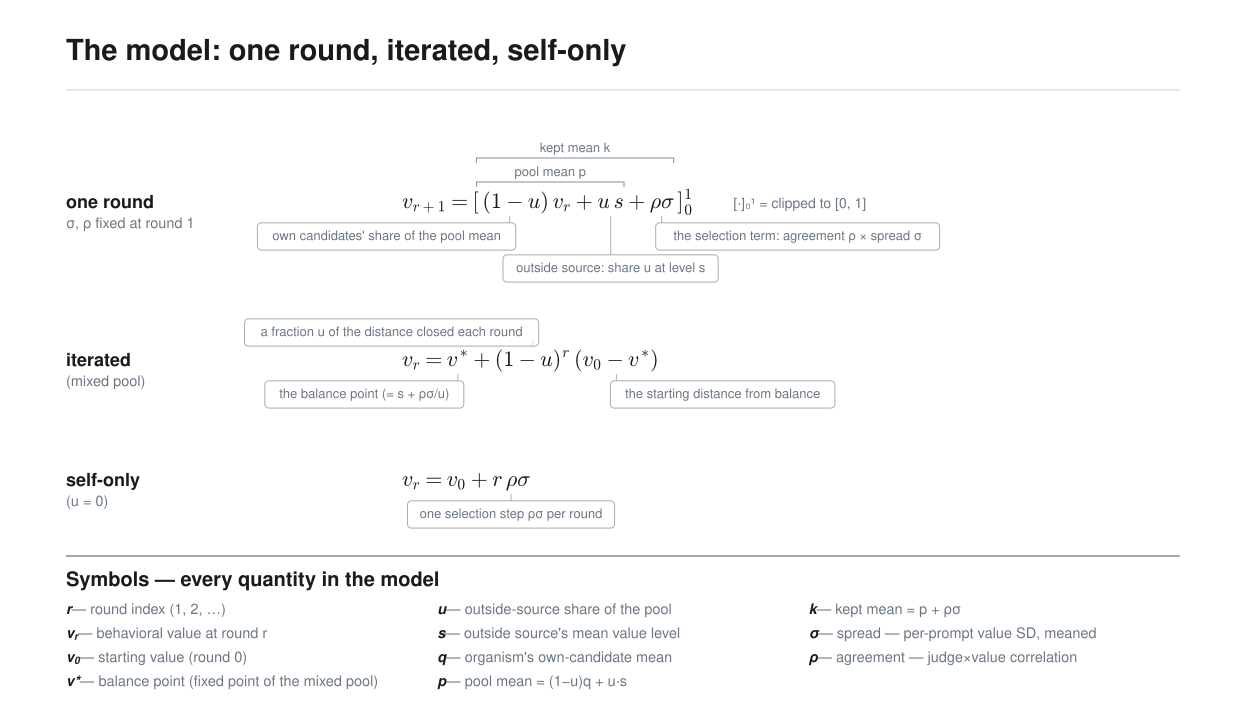

The script that saved this image:
#!/usr/bin/env python3
"""The round-by-round model built from the per-round measurements: the one-round value
recurrence and its two unclipped closed forms (mixed pool, and self-only), typeset
as a clean definitions panel — every part of every equation explained AT the
equation, so the reader never leaves a formula to hunt through prose.

This figure is the MODEL part only. The measurements it consumes (spread σ,
agreement ρ, selector gap g) are defined in docs/figures/auto/state-variables/;
the stochastic staged-noise rollout is in docs/figures/auto/staged-noise-forecast/.

The display equations are typeset with matplotlib's mathtext (Computer Modern,
fontset "cm") and embedded as inline vector glyph paths, so they read as proper
math while the figure stays a single self-contained SVG with no external font or
URL references. Each term of each equation carries a tick down to a gray boxed
label naming what that term is.

No data file is read — this is a definitions figure. The recurrence matches the
writeup ("The state the law updates" section): each round the pool mean is
p = (1−u)q + u·s, the kept mean is k = p + ρσ, and next v = k; the two closed
forms are its unclipped algebraic solution.

Style reference: docs/figures/src/make_figures.py (Owain Evans-lab house style).
Palette constants, esc(), and wrap() are copied here verbatim so this generator is
self-contained (stdlib only + matplotlib for the mathtext glyphs). Run from this
directory:  uv run --with matplotlib python3 model-recurrence.py
"""
import os
import io
import re

import matplotlib
matplotlib.use("Agg")
matplotlib.rcParams["mathtext.fontset"] = "cm"   # Computer Modern: reads as proper math
matplotlib.rcParams["svg.fonttype"] = "path"     # glyphs as vector paths (no font dependency)
import matplotlib.pyplot as plt
from matplotlib.textpath import TextPath
from matplotlib.font_manager import FontProperties

HERE = os.path.dirname(os.path.abspath(__file__))

# accurate on-page width of a plain SVG <text> string, so annotation boxes hug their
# text with symmetric padding instead of trusting a flat per-character guess. Measured
# from a real glyph path; the 0.95 factor maps matplotlib's DejaVu Sans metrics down to
# the Helvetica/Arial the SVG actually renders in (DejaVu runs a few percent wider).
_LABEL_FONT = FontProperties(family="DejaVu Sans")


def text_width_px(s, size):
    if not s:
        return 0.0
    return 0.95 * TextPath((0, 0), s, size=size, prop=_LABEL_FONT).get_extents().width

# --- palette copied verbatim from make_figures.py -----------------------------
INK = "#1a1a1a"
BLUE = "#2867b5"       # self-judge series
GREEN = "#3a7d44"      # frozen-judge series / value-move
RED = "#b5342c"        # reversal / warning emphasis
GRAY = "#6b7684"       # recessive only (guides, muted text)
KEY_FILL = "#eef5ee"

FONT = "Helvetica, Arial, sans-serif"


def esc(s):
    return s.replace("&", "&amp;").replace("<", "&lt;").replace(">", "&gt;")


def wrap(text, width):
    words, lines, cur = text.split(), [], ""
    for w in words:
        if len(cur) + len(w) + 1 > width and cur:
            lines.append(cur)
            cur = w
        else:
            cur = f"{cur} {w}".strip()
    if cur:
        lines.append(cur)
    return lines


# --- real math typesetting via matplotlib mathtext ---------------------------
# Each display equation is rendered by matplotlib's mathtext to an in-memory SVG,
# then its glyph-path group is lifted out and inlined here. matplotlib emits the
# glyphs as <path>s referenced by <use> elements; those references are same-document
# (never external), and every id is namespaced per equation so multiple equations
# coexist in one file. No external LaTeX binary is used (mathtext only), so the
# figure stays stdlib-plus-matplotlib self-contained.
_EQ_COUNTER = [0]


def embed_math(mathstr, x, y_baseline, fontsize=22, scale=1.0, color=INK):
    """Typeset one equation and return (svg_group, advance_width_px). The group
    lands its baseline-left origin at (x, y_baseline) in this figure's pixel
    coordinates; advance_width_px is the on-page width of the typeset content, so
    pieces can be placed side by side and each term's x-extent is known. Passing the
    same fontsize and scale to every call keeps the on-page glyph size identical."""
    _EQ_COUNTER[0] += 1
    prefix = f"m{_EQ_COUNTER[0]}_"
    fig = plt.figure()
    fig.text(0, 0, mathstr, fontsize=fontsize)
    buf = io.StringIO()
    fig.savefig(buf, format="svg", transparent=True, bbox_inches="tight",
                pad_inches=0.01)
    plt.close(fig)
    doc = buf.getvalue()
    # the whole equation is one glyph group: <g transform="translate(tx ty) scale(..)">
    m = re.search(r'<g transform="translate\(([\d.]+) ([\d.eE+-]+)\) scale\([^)]*\)">',
                  doc)
    if not m:
        raise RuntimeError("could not locate mathtext glyph group in matplotlib SVG")
    tx, ty = float(m.group(1)), float(m.group(2))
    # tight-bbox width in points; content spans (tx .. width_pt - pad), pad = tx
    mw = re.search(r'<svg[^>]*?width="([\d.]+)pt"', doc)
    width_pt = float(mw.group(1))
    advance = scale * (width_pt - 2 * tx)
    start = m.start()
    end = doc.index("</g>", start) + len("</g>")   # no nested <g> inside the group
    frag = doc[start:end]
    # namespace every glyph id and its <use> reference so equations never collide
    frag = re.sub(r'id="([^"]+)"', rf'id="{prefix}\1"', frag)
    frag = re.sub(r'(xlink:href|href)="#([^"]+)"', rf'\1="#{prefix}\2"', frag)
    dx = x - scale * tx
    dy = y_baseline - scale * ty
    svg = (f'<g transform="translate({dx:.3f} {dy:.3f}) scale({scale})" '
           f'fill="{color}">{frag}</g>')
    return svg, advance


def measure(mathstr, fontsize=22, scale=1.0):
    """On-page advance width of a typeset equation (the glyphs are discarded)."""
    return embed_math(mathstr, 0, 0, fontsize=fontsize, scale=scale)[1]


def T(x, y, s, size, color=INK, italic=False, weight="normal", anchor="start"):
    st = ' font-style="italic"' if italic else ''
    return (f'<text x="{x:.1f}" y="{y:.1f}" font-size="{size:.2f}" fill="{color}" '
            f'font-weight="{weight}"{st} text-anchor="{anchor}" '
            f'font-family="{FONT}">{esc(s)}</text>')


# --- annotation helpers -------------------------------------------------------
def tick(cx, y_from, y_to, color=GRAY, width=1.0, opacity=0.6):
    return (f'<line x1="{cx:.1f}" y1="{y_from:.1f}" x2="{cx:.1f}" y2="{y_to:.1f}" '
            f'stroke="{color}" stroke-width="{width}" opacity="{opacity}"/>')


def term_label(cx, y_base, row_y, label, anchor="middle", size=13, color=GRAY):
    """A thin leader line from just below the equation term down to a BOXED gray
    label. The line terminates exactly on the box's top edge (touching it, not
    floating) so it is unambiguous which text connects to which term. The box is a
    light rounded rectangle, thin stroke in the same muted gray as the leader, with
    ~6px of padding on EVERY side. The box is sized from the text's real rendered
    width and the text is centered inside it, so the padding is symmetric (no empty
    gap on one side). The leader still attaches at cx; the anchor only decides which
    way the box extends from cx so stacked labels don't collide."""
    pad = 6.0
    w = text_width_px(label, size)
    if anchor == "end":
        box_r = cx + pad
        box_l = cx - w - pad
    elif anchor == "start":
        box_l = cx - pad
        box_r = cx + w + pad
    else:  # middle
        box_l, box_r = cx - w / 2.0 - pad, cx + w / 2.0 + pad
    box_top = row_y - size * 0.86 - pad
    box_bot = row_y + size * 0.32 + pad
    text_cx = (box_l + box_r) / 2.0
    if row_y < y_base:                  # label ABOVE the equation
        leader = tick(cx, y_base - 26, box_bot, opacity=0.55)
    else:                               # label below (the default)
        leader = tick(cx, y_base + 8, box_top, opacity=0.55)
    return [
        leader,
        f'<rect x="{box_l:.1f}" y="{box_top:.1f}" width="{box_r-box_l:.1f}" '
        f'height="{box_bot-box_top:.1f}" rx="4" ry="4" fill="#ffffff" '
        f'fill-opacity="0.92" stroke="{GRAY}" stroke-width="1" opacity="0.6"/>',
        T(text_cx, row_y, label, size, color, anchor="middle"),
    ]


def obrace(xl, xr, y_line, label):
    """A drawn bracket above a span of terms (end ticks point down toward the
    equation), with a gray label centered above it — the number-line structural
    reading of the recurrence."""
    s = [f'<path d="M {xl:.1f} {y_line+5:.1f} L {xl:.1f} {y_line:.1f} '
         f'L {xr:.1f} {y_line:.1f} L {xr:.1f} {y_line+5:.1f}" fill="none" '
         f'stroke="{GRAY}" stroke-width="1.1" opacity="0.75"/>']
    s.append(T((xl + xr) / 2, y_line - 6, label, 13, GRAY, anchor="middle"))
    return s


# --- geometry -----------------------------------------------------------------
W = 1240
NAME_X = 66          # left column: bold name
FX = 402             # formula column start
EQ_FS = 22.0         # mathtext point size (x-height matches the surrounding prose)

body = []

# ---- headline ----
body.append(f'<text x="{NAME_X}" y="60" font-size="29" font-weight="bold" '
            f'fill="{INK}" font-family="{FONT}">The model: one round, '
            f'iterated, self-only</text>')


# ---- intro / recurrence line (small, gray). Flowing <tspan>s kern naturally. ----
def var(t):
    return f'<tspan font-style="italic">{esc(t)}</tspan>'



body.append(f'<line x1="{NAME_X}" y1="90" x2="{W-60}" y2="90" '
            f'stroke="{GRAY}" stroke-width="1" opacity="0.35"/>')


def model_label(baseline, bold, note):
    s = [f'<text x="{NAME_X}" y="{baseline:.1f}" font-size="18" '
         f'font-weight="bold" fill="{INK}" font-family="{FONT}">'
         f'{esc(bold)}</text>']
    if note:
        s.append(f'<text x="{NAME_X}" y="{baseline+20:.1f}" font-size="14.5" '
                 f'fill="{GRAY}" font-family="{FONT}">{esc(note)}</text>')
    return s


def prose(x, top_y, lines, size=15, color=GRAY, dy=20):
    out = []
    for i, ln in enumerate(lines):
        out.append(f'<text x="{x}" y="{top_y+i*dy:.1f}" font-size="{size}" '
                   f'fill="{color}" font-family="{FONT}">{esc(ln)}</text>')
    return out


# ---- one round -----------------------------------------------------------
# displayed with the real clamp bracket [ ... ]_0^1 ; per-term positions found by
# measuring balanced prefixes (\right. is a zero-width null delimiter).
e1 = 208
body += model_label(e1, "one round", "σ, ρ fixed at round 1")
FULL1 = r"$v_{r+1} = \left[\,(1-u)\,v_r + u\,s + \rho\sigma\,\right]_0^1$"
eq1, w_eq1 = embed_math(FULL1, FX, e1, EQ_FS)


def R1(inner):
    return measure(r"$v_{r+1} = \left[\," + inner + r"\right.$", EQ_FS)


R1_pre = R1("")
R1_1 = R1(r"(1-u)\,v_r")
R1_2 = R1(r"(1-u)\,v_r + u\,s")
R1_3 = R1(r"(1-u)\,v_r + u\,s + \rho\sigma")
iso1_1 = measure(r"$(1-u)\,v_r$", EQ_FS)
iso1_1a = measure(r"$(1-u)$", EQ_FS)          # just the parenthesized factor
iso1_2 = measure(r"$u\,s$", EQ_FS)
iso1_3 = measure(r"$\rho\sigma$", EQ_FS)
# point the "own candidates' share" leader at the CENTER of (1 − u), not the middle of
# the whole (1−u)·v_r term (which sits near the u and reads as if it points at u).
c1_1 = FX + R1_pre + iso1_1a / 2
c1_2 = FX + R1_2 - iso1_2 / 2
c1_3 = FX + R1_3 - iso1_3 / 2
# structural reading (the number-line story) drawn ABOVE the equation
body += obrace(FX + R1_pre, FX + R1_2, e1 - 26, "pool mean p")
body += obrace(FX + R1_pre, FX + R1_3, e1 - 50, "kept mean k")
body.append(eq1)
# per-term labels BELOW, each on its own row and anchored to END at its term so a
# deeper term's (longer) tick to the right never crosses a shallower label's text.
body += term_label(c1_1, e1, e1 + 32, "own candidates' share of the pool mean",
                   anchor="end")
body += term_label(c1_2, e1, e1 + 64, "outside source: share u at level s",
                   anchor="middle")
body += term_label(c1_3, e1, e1 + 32, "the selection term: agreement ρ × spread σ",
                   anchor="start")
# clip note as a plain small gray note to the RIGHT of the equation (no leader/box),
# like the staged-noise block's right-side ε-distribution notes
body.append(T(FX + w_eq1 + 40, e1, "[·]₀¹ = clipped to [0, 1]", 14, GRAY))

# ---- iterated (mixed pool) ----------------------------------------------
e2 = e1 + 158
body += model_label(e2, "iterated", "(mixed pool)")
FULL2 = r"$v_r = v^{*} + (1-u)^{r}\,(v_0 - v^{*})$"
eq2, _ = embed_math(FULL2, FX, e2, EQ_FS)
R2_1 = measure(r"$v_r = v^{*}$", EQ_FS)
R2_2 = measure(r"$v_r = v^{*} + (1-u)^{r}$", EQ_FS)
R2_3 = measure(FULL2, EQ_FS)
iso2_1 = measure(r"$v^{*}$", EQ_FS)
iso2_2 = measure(r"$(1-u)^{r}$", EQ_FS)
iso2_3 = measure(r"$(v_0 - v^{*})$", EQ_FS)
c2_1 = FX + R2_1 - iso2_1 / 2
c2_2 = FX + R2_2 - iso2_2 / 2
c2_3 = FX + R2_3 - iso2_3 / 2
body.append(eq2)
body += term_label(c2_1, e2, e2 + 32, "the balance point (= s + ρσ/u)", anchor="end")
body += term_label(c2_2, e2, e2 - 30,
                   "a fraction u of the distance closed each round", anchor="end")
body += term_label(c2_3, e2, e2 + 32, "the starting distance from balance",
                   anchor="start")

# ---- self-only (u = 0) ---------------------------------------------------
e3 = e2 + 120
body += model_label(e3, "self-only", "(u = 0)")
FULL3 = r"$v_r = v_0 + r\,\rho\sigma$"
eq3, _ = embed_math(FULL3, FX, e3, EQ_FS)
R3_full = measure(FULL3, EQ_FS)
iso3_t = measure(r"$r\,\rho\sigma$", EQ_FS)
c3_t = FX + R3_full - iso3_t / 2
body.append(eq3)
body += term_label(c3_t, e3, e3 + 32, "one selection step ρσ per round")

# =============== SYMBOL TABLE (every quantity in the model defined) ===========
# So no symbol appears anywhere above without a definition somewhere on the page —
# including the round index r. The measurements' own symbols (σ_j, ρ_j, g, x_jk …)
# live with docs/figures/auto/state-variables.
sym_top = e3 + 70
body.append(f'<line x1="{NAME_X}" y1="{sym_top:.1f}" x2="{W-60}" y2="{sym_top:.1f}" '
            f'stroke="{INK}" stroke-width="1.4" opacity="0.55"/>')
body.append(f'<text x="{NAME_X}" y="{sym_top+30:.1f}" font-size="20" '
            f'font-weight="bold" fill="{INK}" font-family="{FONT}">'
            f'Symbols — every quantity in the model</text>')


# The symbol column is set with REAL SVG-tspan subscripts (not unicode subscript
# characters, which Helvetica/Arial does not carry and renders flat).
# Markup: "_x" makes the next char a subscript, "_{ab}" a multi-char subscript;
# everything else is an ordinary base glyph.
def sym_tspans(markup):
    parts, i = [], 0
    while i < len(markup):
        if markup[i] == '_':
            i += 1
            if i < len(markup) and markup[i] == '{':
                j = markup.index('}', i)
                parts.append(('sub', markup[i + 1:j]))
                i = j + 1
            else:
                parts.append(('sub', markup[i]))
                i += 1
        else:
            start = i
            while i < len(markup) and markup[i] != '_':
                i += 1
            parts.append(('base', markup[start:i]))
    out = []
    for kind, txt in parts:
        if kind == 'base':
            out.append(f'<tspan font-style="italic" font-weight="bold" '
                       f'fill="{INK}">{esc(txt)}</tspan>')
        else:
            out.append(f'<tspan font-style="italic" font-weight="bold" '
                       f'fill="{INK}" font-size="10" baseline-shift="-18%">'
                       f'{esc(txt)}</tspan>')
    return "".join(out)


# (symbol-markup, definition) — only the model quantities
SYMBOLS = [
    ("r", "round index (1, 2, …)"),
    ("v_r", "behavioral value at round r"),
    ("v_0", "starting value (round 0)"),
    ("v*", "balance point (fixed point of the mixed pool)"),
    ("u", "outside-source share of the pool"),
    ("s", "outside source's mean value level"),
    ("q", "organism's own-candidate mean"),
    ("p", "pool mean = (1−u)q + u·s"),
    ("k", "kept mean = p + ρσ"),
    ("σ", "spread — per-prompt value SD, meaned"),
    ("ρ", "agreement — judge×value correlation"),
]
COLS = 3
ROWS = (len(SYMBOLS) + COLS - 1) // COLS
col_w = (W - 60 - NAME_X) / COLS
sym_row0 = sym_top + 58
for i, (symb, defn) in enumerate(SYMBOLS):
    c, rr = i // ROWS, i % ROWS
    x = NAME_X + c * col_w
    y = sym_row0 + rr * 24
    body.append(
        f'<text x="{x:.1f}" y="{y:.1f}" font-size="14.5" font-family="{FONT}">'
        f'{sym_tspans(symb)}'
        f'<tspan fill="{GRAY}">  —  {esc(defn)}</tspan></text>')

# the symbols table is the last block; the round-1 provenance note that used to sit
# under it said nothing the diagram does not already label
H = sym_row0 + (ROWS - 1) * 24 + 30

svg = (f'<svg xmlns="http://www.w3.org/2000/svg" '
       f'xmlns:xlink="http://www.w3.org/1999/xlink" viewBox="0 0 {W} {H}" '
       f'font-family="{FONT}">\n<rect width="{W}" height="{H}" fill="white"/>\n'
       + "\n".join(body) + "\n</svg>")

OUT = os.path.join(HERE, "model-recurrence.svg")
with open(OUT, "w") as f:
    f.write(svg)
print(f"wrote {OUT}  ({W}x{H})")
